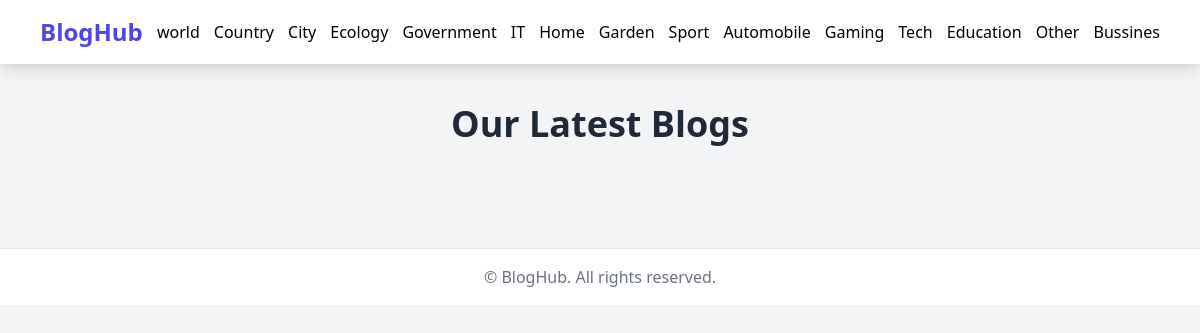
Screenshot of /world/ with the database file from the repository.
### blog/models.py (models this page shows, shortened)
class BlogCategory(models.Model):
    name = models.CharField(max_length=50)
    slug = models.SlugField(max_length=50, unique=True, blank=True, null=True)
    class Meta:
        verbose_name_plural = "Blog Categories"

### blog/views.py (the view)
# urls.py: path('<str:slug>/', category_detail, name='category_detail'),
def category_detail(request, slug):
    category = BlogCategory.objects.get(slug=slug)
    blogs = Blog.objects.filter(category=category)
    context = {
        'category': category,
        'blogs': blogs,
        'categories': BlogCategory.objects.all(),
    }
    return render(request, 'category.html', context)

### templates/category.html (shortened to what this page needs)
{% extends 'base.html' %}
{% load static %}
{% block category %}
{% for cg in categories %}
<a href="{% url 'category_detail' cg.slug %}" class="hover:text-indigo-500">{{ cg.name }}</a>
{% endfor %}
{% endblock %}
{% block content %}
<link href="https://cdn.jsdelivr.net/npm/tailwindcss@2.2.19/dist/tailwind.min.css" rel="stylesheet">
<section class="max-w-6xl mx-auto py-10 px-4">
  <h1 class="text-4xl font-bold text-gray-800 mb-6 text-center">Our Latest Blogs</h1>
</section>
{% endblock content %}

### rows the page displays
BlogCategory: name "world"
BlogCategory: name "Country"
BlogCategory: name "City"
BlogCategory: name "Ecology"
BlogCategory: name "Government"
BlogCategory: name "IT"
BlogCategory: name "Home"
BlogCategory: name "Garden"
BlogCategory: name "Sport"
BlogCategory: name "Automobile"
BlogCategory: name "Gaming"
BlogCategory: name "Tech"
BlogCategory: name "Education"
BlogCategory: name "Other"
BlogCategory: name "Bussines"
